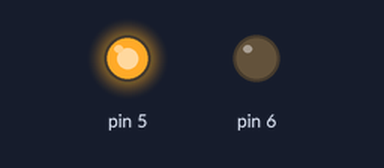
The sketch below on a simulated Arduino Uno, built with avr-gcc and run on an emulated ATmega328P. On the bench: output pins drawn as LEDs (lit = HIGH).

Above: at 0.1 s.
Timing chart, 0 to 1.6 s (numbered marks = the images above):
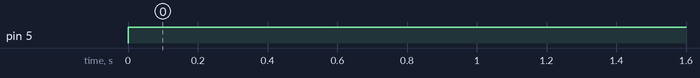

The sketch:

Electromagnet.ino
```cpp
#define val 255

void setup() {
  // put your setup code here, to run once:
  pinMode(6, OUTPUT);
  pinMode(5, OUTPUT);
}

void loop() {
  // put your main code here, to run repeatedly:
  analogWrite(5, val);
  analogWrite(6, 0);
  delay(500);
}
```

Measured:
- by itself, pin 5: LOW → HIGH at 0.00 s
